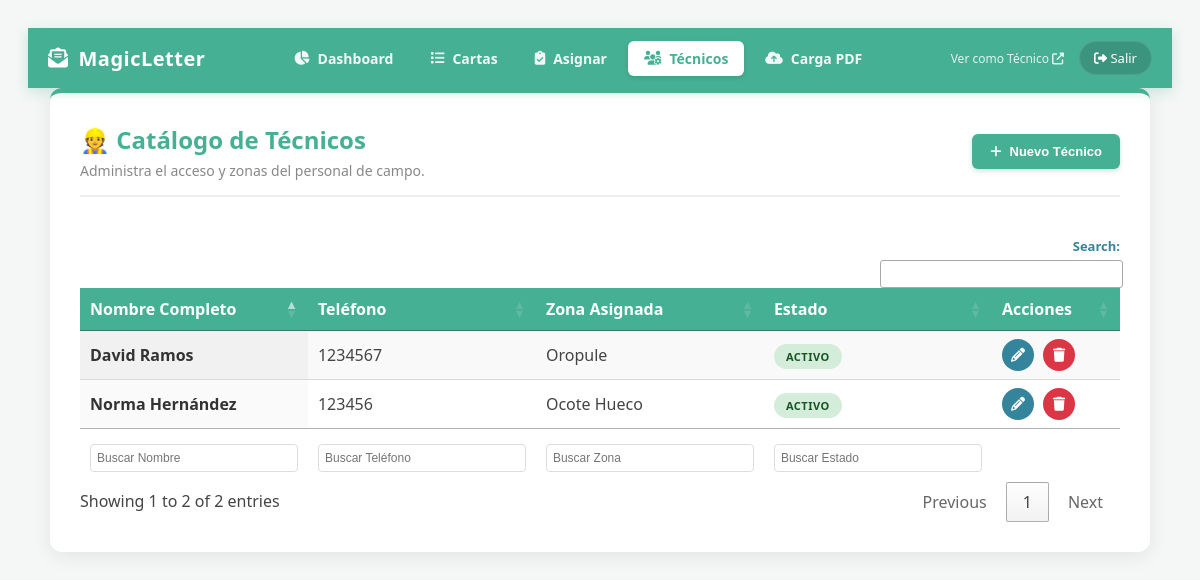
Screenshot of /admin/tecnicos.php (signed in) with the database file from the repository.
### tables this page shows
CREATE TABLE `technicians` (
  `id` int NOT NULL AUTO_INCREMENT,
  `full_name` varchar(100) NOT NULL,
  `phone` varchar(20) DEFAULT NULL,
  `community_assigned` varchar(100) DEFAULT NULL,
  `status` enum('ACTIVO','INACTIVO') DEFAULT 'ACTIVO',
  `created_at` timestamp NULL DEFAULT CURRENT_TIMESTAMP,
  PRIMARY KEY (`id`)
);

### admin/tecnicos.php (the view, shortened to what this page needs)
<?php
require '../db_config.php';
$stmt = $pdo->query("SELECT * FROM technicians ORDER BY id DESC");
$tecnicos = $stmt->fetchAll(PDO::FETCH_ASSOC);
?>
<!DOCTYPE html>
<html lang="es">
<head>
    <link rel="stylesheet" href="https://cdn.datatables.net/1.13.6/css/jquery.dataTables.min.css">
    <link rel="stylesheet" href="https://cdn.datatables.net/buttons/2.4.1/css/buttons.dataTables.min.css">
    <link rel="stylesheet" href="https://cdnjs.cloudflare.com/ajax/libs/font-awesome/6.4.0/css/all.min.css">
</head>
<body>
<?php include 'navbar.php'; ?>
<div class="container">
    <div class="card">
        <div class="header">
            <div>
                <h1>👷 Catálogo de Técnicos</h1>
                <p>Administra el acceso y zonas del personal de campo.</p>
            </div>
            <div>
                <button onclick="abrirModal()" class="btn btn-add">
                    <i class="fa-solid fa-plus"></i> Nuevo Técnico
                </button>
            </div>
        </div>
        <table id="tablaTecnicos" class="display" style="width:100%">
            <thead>
                <tr>
                    <th>Nombre Completo</th>
                    <th>Teléfono</th>
                    <th>Zona Asignada</th>
                    <th>Estado</th>
                    <th>Acciones</th>
                </tr>
            </thead>
            <tbody>
                <?php foreach($tecnicos as $t): ?>
                <tr>
                    <td style="font-weight:600; color:#333;"><?= htmlspecialchars($t['full_name']) ?></td>
                    <td><?= htmlspecialchars($t['phone']) ?></td>
                    <td><?= htmlspecialchars($t['community_assigned']) ?></td>
                    <td>
                        <span class="badge <?= $t['status'] == 'ACTIVO' ? 'badge-activo' : 'badge-inactivo' ?>">
                            <?= $t['status'] ?>
                        </span>
                    </td>
                    <td>
                        <button onclick='editar(<?= json_encode($t) ?>)' class="btn-icon btn-edit" title="Editar">
                            <i class="fa-solid fa-pencil"></i>
                        </button>
                        <a href="eliminar_tecnico.php?id=<?= $t['id'] ?>" onclick="return confirm('¿Seguro que deseas eliminar este técnico?')" class="btn-icon btn-delete" title="Eliminar">
                            <i class="fa-solid fa-trash"></i>
                        </a>
                    </td>
                </tr>
                <?php endforeach; ?>
            </tbody>
            <tfoot>
                <tr>
                    <th>Nombre</th>
                    <th>Teléfono</th>
                    <th>Zona</th>
                    <th>Estado</th>
                    <th></th> </tr>
            </tfoot>
        </table>
    </div>
</div>
</body>
</html>

### admin/tecnicos.php (style rules this page uses)
:root { --color-primary: #46B094; --color-support: #34859B; --color-accent: #B4D6E0; --color-bg: #f4f7f6; }
body { font-family: 'Segoe UI', sans-serif; background: var(--color-bg); padding: 20px; color: #444; }
.container { max-width: 1100px; margin: auto; }
.card { background: white; padding: 30px; border-radius: 12px; box-shadow: 0 4px 20px rgba(0,0,0,0.08); border-top: 5px solid var(--color-primary); }
.header { display: flex; justify-content: space-between; align-items: center; margin-bottom: 25px; border-bottom: 2px solid #eee; padding-bottom: 15px; }
h1 { margin: 0; color: var(--color-primary); font-size: 24px; font-weight: 800; }
p { color: #888; margin: 5px 0 0 0; font-size: 14px; }
.btn { padding: 10px 18px; border: none; border-radius: 6px; cursor: pointer; font-weight: bold; text-decoration: none; display: inline-flex; align-items: center; gap: 8px; transition: all 0.3s; font-size: 13px; }
.btn-add { background: var(--color-primary); color: white; box-shadow: 0 2px 5px rgba(70, 176, 148, 0.3); }
.btn-icon { width: 32px; height: 32px; border-radius: 50%; display: inline-flex; align-items: center; justify-content: center; border: none; cursor: pointer; transition: transform 0.2s; color: white; font-size: 14px; text-decoration: none; margin-right: 5px; }
.btn-edit { background: var(--color-support); }
.btn-delete { background: #dc3545; }
table.dataTable thead th { background-color: var(--color-primary); color: white; padding: 12px; font-weight: 600; border-bottom: none; }
.badge { padding: 5px 12px; border-radius: 20px; font-size: 11px; font-weight: 800; letter-spacing: 0.5px; }
.badge-activo { background: #d4edda; color: #155724; }

### admin/navbar.php (style rules this page uses)
:root { --color-identity: #46B094; --color-support: #34859B; --color-accent: #B4D6E0; }

### rows the page displays
technicians: full_name "David Ramos", phone "1234567", community_assigned "Oropule", status "ACTIVO"
technicians: full_name "Norma Hernández", phone "123456", community_assigned "Ocote Hueco", status "ACTIVO"
